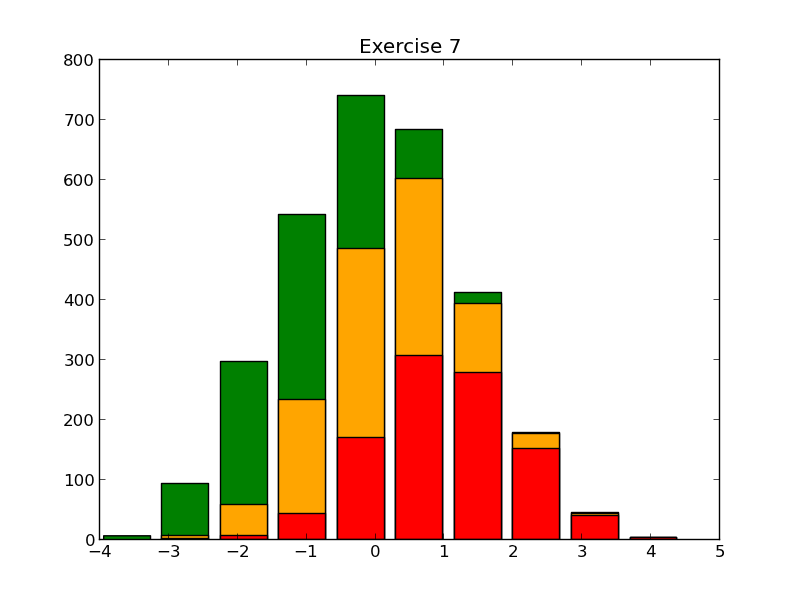

Recreate this plot in Python.
import matplotlib.pyplot as pyplot
import plotdata

pyplot.title('Exercise 7')

# Base data
data1 = plotdata.exercise07a
data2 = plotdata.exercise07b
data3 = plotdata.exercise07c

pyplot.hist(XXXX)

pyplot.savefig('exercise07.png')

